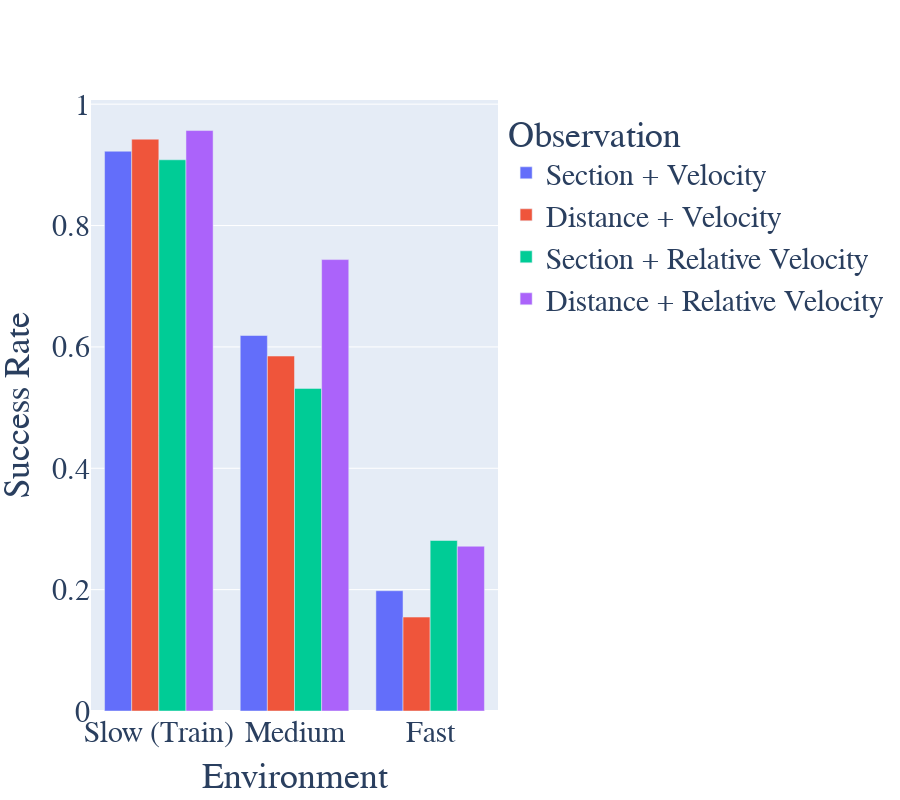

Notebook code for this chart:
### Code cell
fig = go.Figure(
    layout=dict(
        height=800,
        yaxis_title="Success Rate",
        xaxis_title="Environment",
        legend_title="Observation",
        font_size=30,
        font_family="calibri",
    )
)

envs = ["train", "medium", "fast"]
env_names = ["Slow (Train)", "Medium", "Fast"]

paths = [
    "8_desired_velocity/section_and_velocity.csv",
    "8_desired_velocity/section_distance_and_section_velocity_distance.csv",
    "8_angular_and_relative/section_and_velocity_relative.csv",
    "8_angular_and_relative/section_distance_and_section_velocity_distance_relative.csv",
]
path_names = [
    "Section + Velocity",
    "Distance + Velocity",
    "Section + Relative Velocity",
    "Distance + Relative Velocity",
]

for path, name in zip(paths, path_names):
    d = df[df.path == path]
    fig.add_bar(
        name=name,
        x=env_names,
        y=[d.success[d.env == e].mean() for e in envs],
    )

fig

### Figure 1 — Plotly figure (JSON) as saved in the notebook; plotly's stock layout.template omitted (floating-point values rounded to 4 significant figures)
{"data": [{"name": "Section + Velocity", "type": "bar", "x": ["Slow (Train)", "Medium", "Fast"], "y": [0.9225, 0.6188, 0.1982]}, {"name": "Distance + Velocity", "type": "bar", "x": ["Slow (Train)", "Medium", "Fast"], "y": [0.9423, 0.5849, 0.1547]}, {"name": "Section + Relative Velocity", "type": "bar", "x": ["Slow (Train)", "Medium", "Fast"], "y": [0.9084, 0.5317, 0.2809]}, {"name": "Distance + Relative Velocity", "type": "bar", "x": ["Slow (Train)", "Medium", "Fast"], "y": [0.9565, 0.7439, 0.2715]}], "layout": {"font": {"family": "calibri", "size": 30}, "height": 800, "legend": {"title": {"text": "Observation"}}, "xaxis": {"title": {"text": "Environment"}}, "yaxis": {"title": {"text": "Success Rate"}}}}
